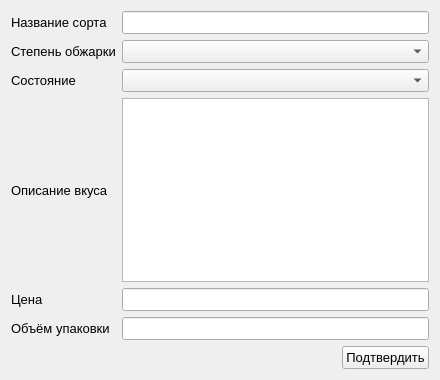
<?xml version="1.0" encoding="UTF-8"?>
<ui version="4.0">
 <class>Form</class>
 <widget class="QWidget" name="Form">
  <property name="geometry">
   <rect>
    <x>0</x>
    <y>0</y>
    <width>440</width>
    <height>380</height>
   </rect>
  </property>
  <property name="font">
   <font>
    <pointsize>10</pointsize>
   </font>
  </property>
  <property name="windowTitle">
   <string>Добавление/изменение элемента</string>
  </property>
  <layout class="QGridLayout" name="gridLayout">
   <item row="4" column="0">
    <widget class="QLabel" name="label_5">
     <property name="text">
      <string>Цена</string>
     </property>
    </widget>
   </item>
   <item row="2" column="0">
    <widget class="QLabel" name="label_3">
     <property name="text">
      <string>Состояние</string>
     </property>
    </widget>
   </item>
   <item row="4" column="1">
    <widget class="QLineEdit" name="price_line"/>
   </item>
   <item row="5" column="1">
    <widget class="QLineEdit" name="size_line"/>
   </item>
   <item row="0" column="1">
    <widget class="QLineEdit" name="sort_line"/>
   </item>
   <item row="1" column="0">
    <widget class="QLabel" name="label_2">
     <property name="text">
      <string>Степень обжарки</string>
     </property>
    </widget>
   </item>
   <item row="0" column="0">
    <widget class="QLabel" name="label">
     <property name="text">
      <string>Название сорта</string>
     </property>
    </widget>
   </item>
   <item row="2" column="1">
    <widget class="QComboBox" name="condition_box"/>
   </item>
   <item row="3" column="1">
    <widget class="QPlainTextEdit" name="taste_text"/>
   </item>
   <item row="1" column="1">
    <widget class="QComboBox" name="roasting_box"/>
   </item>
   <item row="5" column="0">
    <widget class="QLabel" name="label_6">
     <property name="text">
      <string>Объём упаковки</string>
     </property>
    </widget>
   </item>
   <item row="3" column="0">
    <widget class="QLabel" name="label_4">
     <property name="text">
      <string>Описание вкуса</string>
     </property>
    </widget>
   </item>
   <item row="6" column="1" alignment="Qt::AlignRight">
    <widget class="QPushButton" name="pushButton">
     <property name="text">
      <string>Подтвердить</string>
     </property>
    </widget>
   </item>
   <item row="6" column="0">
    <widget class="QLabel" name="status_label">
     <property name="sizePolicy">
      <sizepolicy hsizetype="Maximum" vsizetype="Preferred">
       <horstretch>0</horstretch>
       <verstretch>0</verstretch>
      </sizepolicy>
     </property>
     <property name="maximumSize">
      <size>
       <width>136</width>
       <height>16777215</height>
      </size>
     </property>
     <property name="font">
      <font>
       <pointsize>8</pointsize>
       <weight>75</weight>
       <bold>true</bold>
      </font>
     </property>
     <property name="text">
      <string/>
     </property>
     <property name="wordWrap">
      <bool>true</bool>
     </property>
    </widget>
   </item>
  </layout>
 </widget>
 <resources/>
 <connections/>
</ui>
